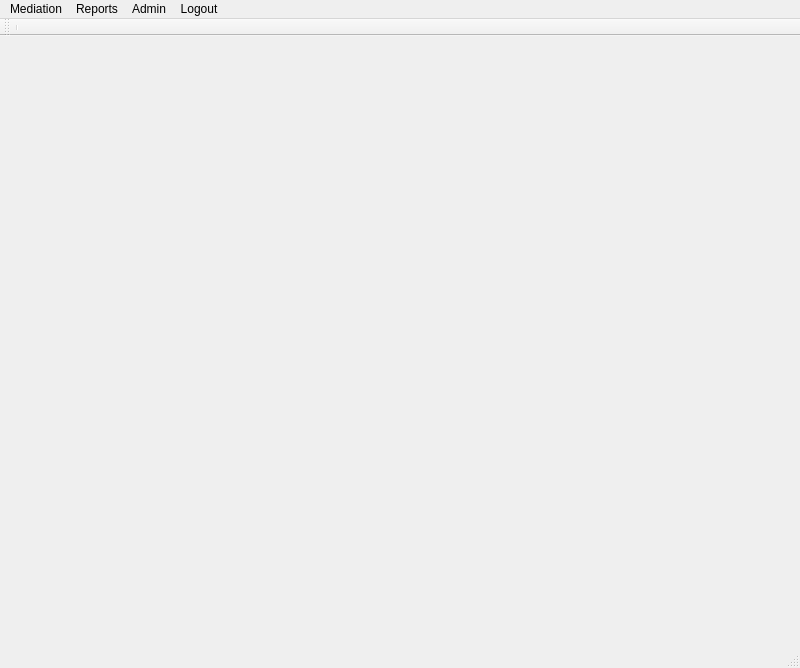
<?xml version="1.0" encoding="UTF-8"?>
<ui version="4.0">
 <class>DRCClient</class>
 <widget class="QMainWindow" name="DRCClient">
  <property name="geometry">
   <rect>
    <x>0</x>
    <y>0</y>
    <width>800</width>
    <height>668</height>
   </rect>
  </property>
  <property name="sizePolicy">
   <sizepolicy hsizetype="Maximum" vsizetype="Maximum">
    <horstretch>0</horstretch>
    <verstretch>0</verstretch>
   </sizepolicy>
  </property>
  <property name="windowTitle">
   <string>MainWindow</string>
  </property>
  <widget class="QWidget" name="centralWidget">
   <property name="sizePolicy">
    <sizepolicy hsizetype="Maximum" vsizetype="Maximum">
     <horstretch>0</horstretch>
     <verstretch>0</verstretch>
    </sizepolicy>
   </property>
   <property name="minimumSize">
    <size>
     <width>800</width>
     <height>600</height>
    </size>
   </property>
   <layout class="QHBoxLayout" name="horizontalLayout">
    <item>
     <widget class="QWidget" name="widget" native="true">
      <property name="minimumSize">
       <size>
        <width>800</width>
        <height>600</height>
       </size>
      </property>
     </widget>
    </item>
   </layout>
  </widget>
  <widget class="QMenuBar" name="menuBar">
   <property name="enabled">
    <bool>true</bool>
   </property>
   <property name="geometry">
    <rect>
     <x>0</x>
     <y>0</y>
     <width>800</width>
     <height>21</height>
    </rect>
   </property>
   <widget class="QMenu" name="menuReports">
    <property name="title">
     <string>Reports</string>
    </property>
    <addaction name="actionMonthly_Report"/>
    <addaction name="actionRes_Wa_Report"/>
   </widget>
   <widget class="QMenu" name="menu_mediationProcess">
    <property name="title">
     <string>Mediation</string>
    </property>
    <addaction name="actionOpen_mediation_view"/>
    <addaction name="actionFindMediation"/>
   </widget>
   <widget class="QMenu" name="menuAdmin">
    <property name="title">
     <string>Admin</string>
    </property>
    <addaction name="actionManage_Users"/>
    <addaction name="actionConnect_to_Remote_DB"/>
   </widget>
   <widget class="QMenu" name="menuUser">
    <property name="title">
     <string>Logout</string>
    </property>
    <addaction name="actionLogout_User"/>
   </widget>
   <addaction name="menu_mediationProcess"/>
   <addaction name="menuReports"/>
   <addaction name="menuAdmin"/>
   <addaction name="menuUser"/>
  </widget>
  <widget class="QStatusBar" name="statusBar"/>
  <widget class="QToolBar" name="toolBar">
   <property name="windowTitle">
    <string>toolBar</string>
   </property>
   <attribute name="toolBarArea">
    <enum>TopToolBarArea</enum>
   </attribute>
   <attribute name="toolBarBreak">
    <bool>false</bool>
   </attribute>
   <addaction name="separator"/>
  </widget>
  <action name="actionCase_Summary">
   <property name="text">
    <string>Res Washington</string>
   </property>
  </action>
  <action name="actionOpen_mediation_view">
   <property name="text">
    <string>New</string>
   </property>
   <property name="toolTip">
    <string>Open mediation editor.</string>
   </property>
  </action>
  <action name="actionLogout_User">
   <property name="text">
    <string>Logout User</string>
   </property>
  </action>
  <action name="actionFindMediation">
   <property name="text">
    <string>Find</string>
   </property>
   <property name="toolTip">
    <string>Find an existing Mediation Record</string>
   </property>
  </action>
  <action name="actionNew_2">
   <property name="text">
    <string>New</string>
   </property>
  </action>
  <action name="actionAdd_5_MP_samples">
   <property name="text">
    <string>Add 5 MP samples to browser</string>
   </property>
  </action>
  <action name="actionLoad_from_file">
   <property name="text">
    <string>Load from file</string>
   </property>
  </action>
  <action name="actionSave_to_file">
   <property name="text">
    <string>save to file</string>
   </property>
  </action>
  <action name="actionAdd_1_MP_sample">
   <property name="text">
    <string>add 1 MP sample</string>
   </property>
  </action>
  <action name="actionAdd_to_vector">
   <property name="text">
    <string>Add current to browser</string>
   </property>
  </action>
  <action name="actionManage_Users">
   <property name="text">
    <string>Manage Users</string>
   </property>
  </action>
  <action name="actionConnect_to_Remote_DB">
   <property name="text">
    <string>Connect to Remote DB</string>
   </property>
  </action>
  <action name="actionMonthly_Report">
   <property name="text">
    <string>Monthly Report</string>
   </property>
  </action>
  <action name="actionRes_Wa_Report">
   <property name="text">
    <string>Res Wa Report</string>
   </property>
  </action>
 </widget>
 <layoutdefault spacing="6" margin="11"/>
 <resources/>
 <connections/>
</ui>
